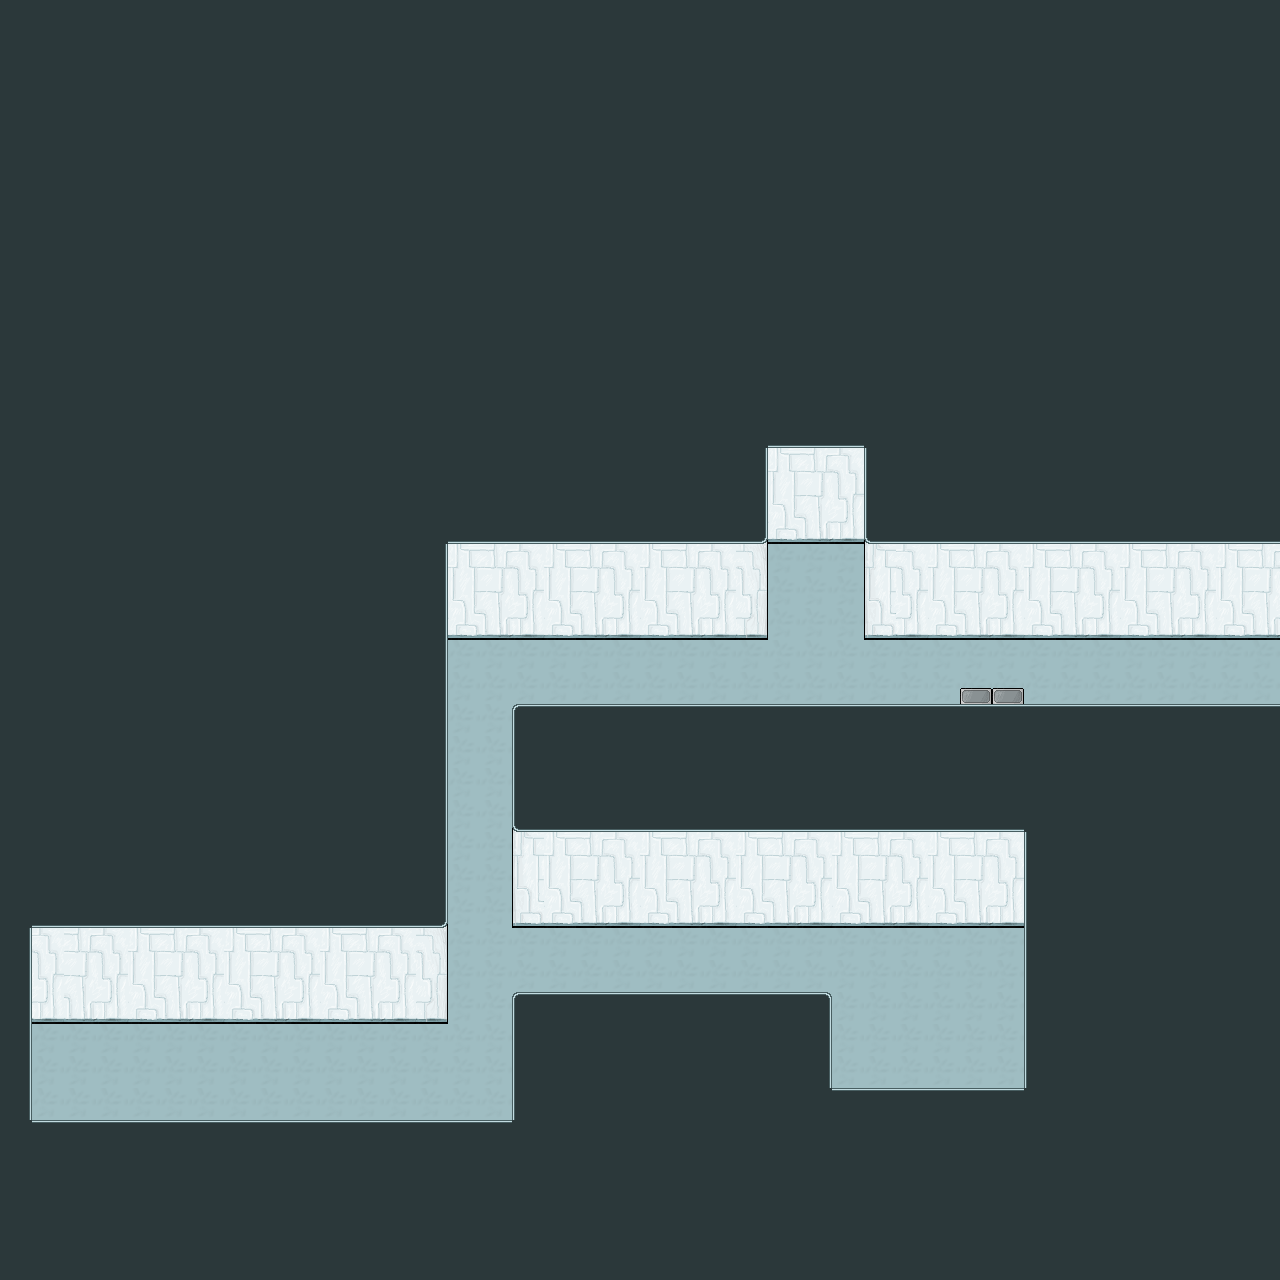

Rendered tile map (Tiled .tmx) drawn with the repository's tilesets; below, a short description and the map source with its tile grids summarised:
An orthogonal 40x40 tile map with 32x32 px tiles, 2 tile layers (Background, Foreground) and 8 objects (2x MexicanRaccoon, 2x RespawnPoint, ElectricDoor, Generator, ExplosiveBarrel, ...).

<map version="1.0" orientation="orthogonal" width="40" height="40" tilewidth="32" tileheight="32">
 <tileset firstgid="1" source="../Metal.tsx" />
 <layer name="Background" width="40" height="40">
  <data>[1600 cells, 1600 non-empty, 18 distinct tile ids]</data>
 </layer>
 <layer name="Foreground" width="40" height="40">
  <data>[1600 cells, 1271 non-empty, 11 distinct tile ids]</data>
 </layer>
 <objectgroup name="Objects" width="40" height="40">
  <object name="Door" type="ElectricDoor" x="457" y="860" />
  <object type="Generator" x="903" y="1025">
   <properties>
    <property name="door" value="Door" />
   </properties>
  </object>
  <object type="ExplosiveBarrel" x="994" y="645" />
  <object type="MexicanRaccoon" x="789" y="559">
   <properties>
    <property name="url" value="World3/racoonTutoBarrel" />
   </properties>
  </object>
  <object type="MexicanRaccoon" x="985" y="947">
   <properties>
    <property name="url" value="World3/mexicanRaccoon1" />
   </properties>
  </object>
  <object type="TriggerWarp" x="1219" y="597" width="56" height="158">
   <properties>
    <property name="respawn" value="left" />
    <property name="url" value="Maps/W3M2.json" />
   </properties>
  </object>
 </objectgroup>
 <objectgroup name="RespawnPoints" width="40" height="40" visible="0">
  <object type="RespawnPoint" x="46" y="1053">
   <properties>
    <property name="location" value="left" />
   </properties>
  </object>
  <object type="RespawnPoint" x="55" y="1057">
   <properties>
    <property name="location" value="init" />
   </properties>
  </object>
 </objectgroup>
</map>
